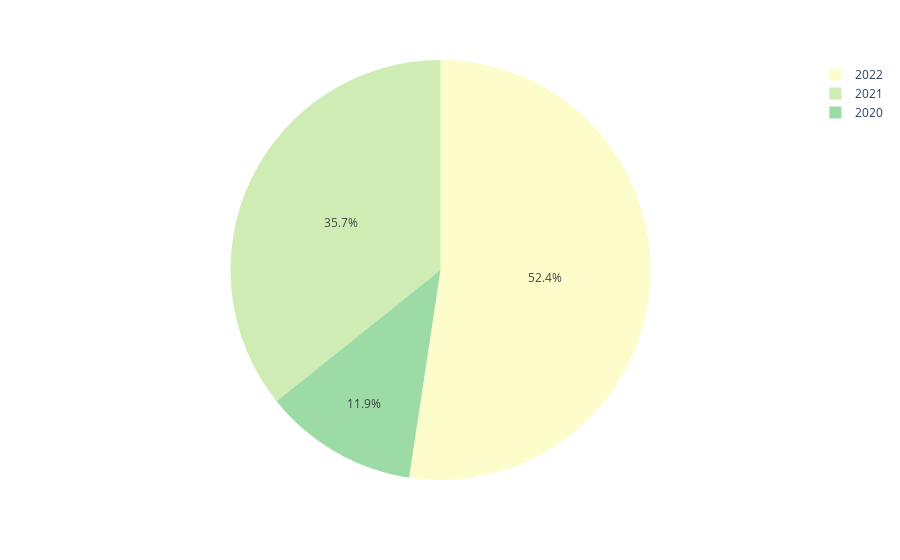

Source (notebook cell):
### Markdown cell above
### Company Size

### Code cell
workyear = df_salary['work_year'].value_counts()
px.pie(values=workyear.values, names=workyear.index ,color_discrete_sequence=px.colors.sequential.deep )

### Figure 1 — Plotly figure (JSON) as saved in the notebook; plotly's stock layout.template omitted (floating-point values rounded to 4 significant figures)
{"data": [{"domain": {"x": [0, 1], "y": [0, 1]}, "hovertemplate": "label=%{label}<br>value=%{value}<extra></extra>", "labels": [2022, 2021, 2020], "legendgroup": "", "name": "", "showlegend": true, "type": "pie", "values": [318, 217, 72]}], "layout": {"legend": {"tracegroupgap": 0}, "margin": {"t": 60}, "piecolorway": ["rgb(253, 253, 204)", "rgb(206, 236, 179)", "rgb(156, 219, 165)", "rgb(111, 201, 163)", "rgb(86, 177, 163)", "rgb(76, 153, 160)", "rgb(68, 130, 155)", "rgb(62, 108, 150)", "rgb(62, 82, 143)", "rgb(64, 60, 115)", "rgb(54, 43, 77)", "rgb(39, 26, 44)"]}}
